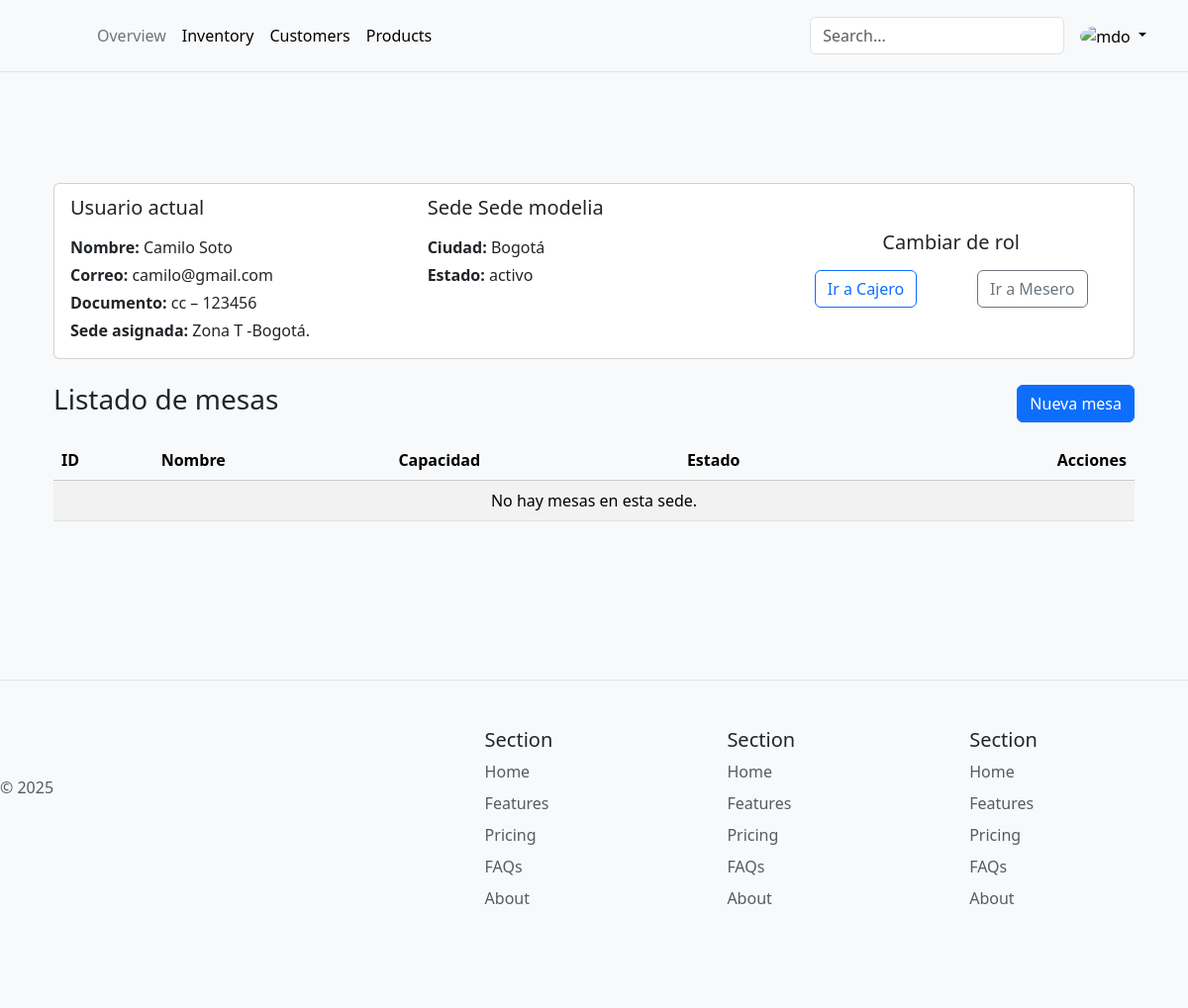
The app's page /adminis/sede/3/detalles/ (signed in), older data.
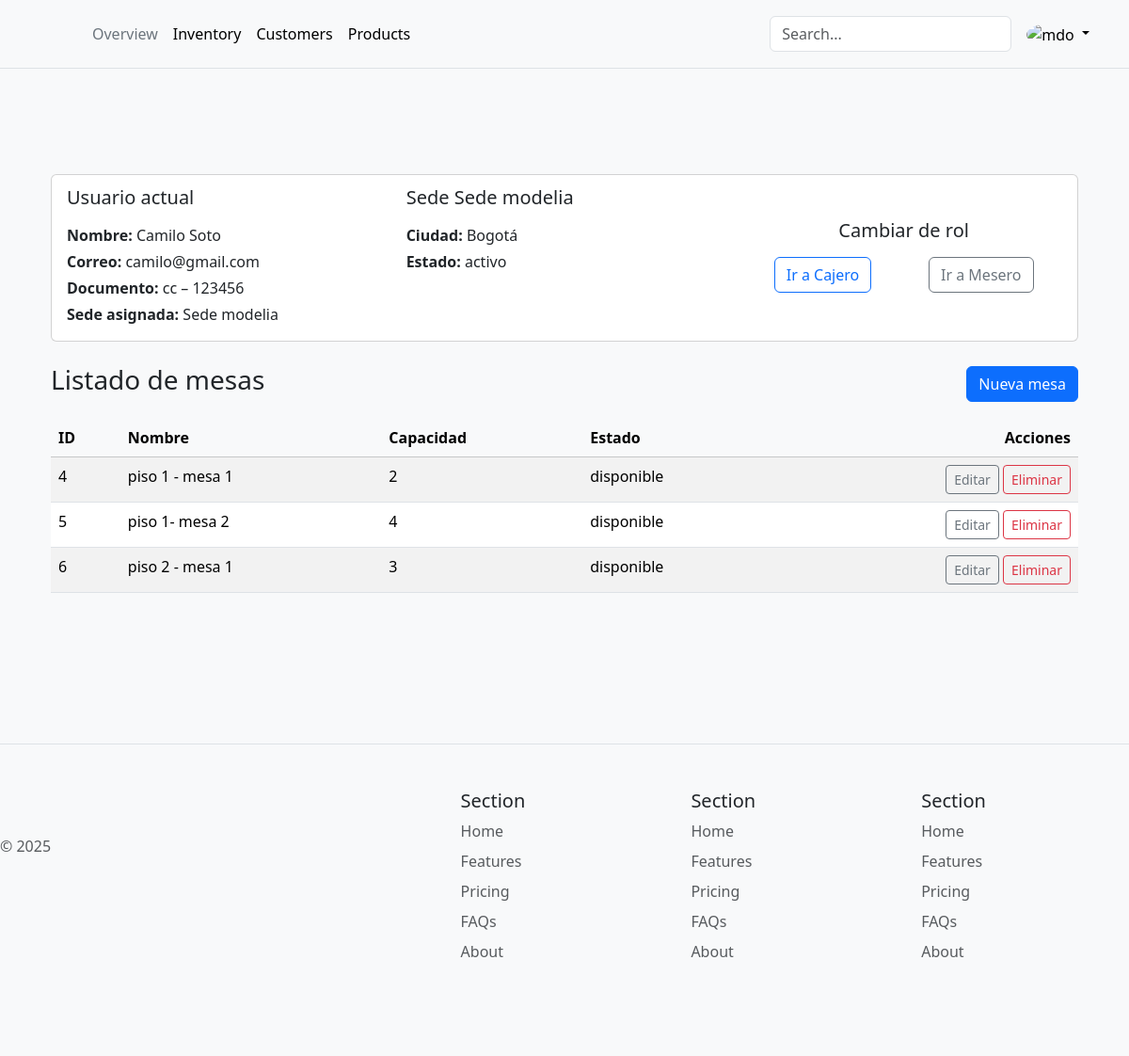
The same page, newer data.
### accounts/models.py (models this page shows, shortened)
class Usuario(AbstractUser):
    TYPEDOCS = (
        ('cc', 'cédula de ciudadania'),
        ('ti', 'tarjeta de identidad'),
        ('ce', 'cédula de extranjería'),
        ('pa', 'pasaporte'),
    )
    ROLES = (
        (1, 'Admin'),
        (2, 'cajero'),
        (3, 'mesero'),
    )
    ESTADO = (
        (0, 'inactivo'),
        (1, 'activo')
    )
    nombres = models.CharField(max_length=100, verbose_name='Nombre(s)')
    apellidos = models.CharField(max_length=100, verbose_name='Apellido(s)')
    tipoDocumento = models.CharField(max_length=5, choices=TYPEDOCS, verbose_name='Tipo de documento')
    numDocumento = models.CharField(max_length=20, unique=True, verbose_name='Número de documento')
    correo = models.EmailField(max_length=100, unique=True, verbose_name='Correo electrónico')
    rol = models.IntegerField(choices=ROLES, default=3)
    estado = models.BooleanField(choices=ESTADO, default=0)
    sede = models.ForeignKey(
        Sede,
        on_delete=models.SET_NULL,
        null=True,
        blank=True,
        related_name='usuarios',
        verbose_name='Sede asignada'
    )
    REQUIRED_FIELDS = ['nombres', 'apellidos', 'tipoDocumento', 'numDocumento', 'rol', 'estado', 'correo']

### adminis/models.py (models this page shows, shortened)
class Sede(models.Model):
    ESTADO = (
        (0, 'inactivo'),
        (1, 'activo')
    )
    idSede = models.AutoField(primary_key=True, db_column='idSede')
    nombre = models.CharField(max_length=100, null=True, db_column='nombre')
    estado = models.BooleanField(choices=ESTADO, null=True, default=1,db_column='estado')
    Ciudad = models.ForeignKey(
        Ciudad,
        on_delete=models.PROTECT,
        db_column='Ciudad_idCiudad',
        related_name='sedes',
        null=True,
        blank=True
    )
    class Meta:
        db_table = 'Sede'
        managed = True
        verbose_name = 'Sede'
        verbose_name_plural = 'Sedes'

class Ciudad(models.Model):
    ESTADO = (
        (0, 'inactivo'),
        (1, 'activo')
    )
    idCiudad = models.AutoField(primary_key=True, db_column='idCiudad')
    nombre = models.CharField(max_length=45, null=True, db_column='nombre')
    estado = models.IntegerField(choices=ESTADO, null=True, default=1,db_column='estado')
    Pais = models.ForeignKey(
        Pais,
        on_delete=models.PROTECT,
        db_column='Pais_idPais',
        related_name='ciudades',
        null=True,
        blank=True
    )
    class Meta:
        db_table = 'Ciudad'
        managed = True
        verbose_name = 'Ciudad'
        verbose_name_plural = 'Ciudades'

### mesero/models.py (models this page shows, shortened)
class Mesa(models.Model):
    ESTADO = (
    (0, 'disponible'),
    (1, 'ocupado')
    )
    nombre = models.CharField(max_length=100, verbose_name='Nombre de la mesa')
    capacidad = models.IntegerField(verbose_name='Capacidad de la mesa')
    estado = models.BooleanField(choices=ESTADO, default=0, verbose_name='Estado de la mesa')
    sede = models.ForeignKey(
        Sede,
        on_delete=models.CASCADE,
        null=False,
        blank=False,
        related_name='mesas',
        verbose_name='Sede asignada'
    )

### adminis/views.py (the view)
# urls.py: path('sede/<int:pk>/detalles/', ChangeRolView.as_view(), name='change_rol'),
class ChangeRolView(LoginRequiredMixin, DetailView):
    model = Sede
    template_name = 'sedes/cambiar_rol.html'
    context_object_name = 'sede'
    def get_context_data(self, **kwargs):
        context = super().get_context_data(**kwargs)
        context['usuario'] = self.request.user
        context['mesas'] = self.object.mesas.all()
        return context

### adminis/templates/sedes/cambiar_rol.html (shortened to what this page needs)
{% extends "base.html" %}
{% block content %}
<div class="container py-5">
  <div class="card mb-4">
    <div class="card-body">
      <div class="row">
        <div class="col-12 col-md-4 mb-4 mb-md-0">
          <h5 class="card-subtitle mb-3">Usuario actual</h5>
          <p class="mb-1"><strong>Nombre:</strong> {{ usuario.nombres }} {{ usuario.apellidos }}</p>
          <p class="mb-1"><strong>Correo:</strong> {{ usuario.correo }}</p>
          <p class="mb-1"><strong>Documento:</strong> {{ usuario.tipoDocumento }} – {{ usuario.numDocumento }}</p>
          <p class="mb-0">
            <strong>Sede asignada:</strong>
            {% if usuario.sede %}
              {{ usuario.sede.nombre }}
            {% else %}
              — Sin sede —
            {% endif %}
          </p>
        </div>
        <div class="col-12 col-md-4 mb-4 mb-md-0">
          <h5 class="card-subtitle mb-3">Sede {{ sede.nombre }}</h5>
          <p class="mb-1"><strong>Ciudad:</strong> {{ sede.Ciudad.nombre }}</p>
          <p class="mb-0"><strong>Estado:</strong> {{ sede.get_estado_display }}</p>
        </div>
        <div class="col-12 col-md-4 d-flex flex-column justify-content-center">
          <h5 class="card-subtitle mb-3 text-center">Cambiar de rol</h5>
          <form method="post" action="{% url 'adminis:update_user_rol' sede.pk %}">
            <div class="d-flex justify-content-around">
              <button name="new_role" value="2" class="btn btn-outline-primary">
                Ir a Cajero
              </button>
              <button name="new_role" value="3" class="btn btn-outline-secondary">
                Ir a Mesero
              </button>
            </div>
          </form>
        </div>
      </div>
    </div>
  </div>
  <div class="mt-4">
      <div class="d-flex justify-content-between align-items-center mb-3">
        <h1 class="h3">Listado de mesas</h1>
        <a href="{% url 'adminis:create_mesa' sede.pk %}" class="btn btn-primary">
           Nueva mesa
        </a>
      </div>
    <table class="table table-striped table-hover">
      <thead class="table-light">
        <tr>
          <th>ID</th>
          <th>Nombre</th>
          <th>Capacidad</th>
          <th>Estado</th>
          <th class="text-end">Acciones</th>
        </tr>
      </thead>
      <tbody>
        {% for mesa in mesas %}
        <tr>
          <td>{{ mesa.pk }}</td>
          <td>{{ mesa.nombre }}</td>
          <td>{{ mesa.capacidad }}</td>
          <td>{{ mesa.get_estado_display }}</td>
          <td class="text-end">
            <a href="{% url 'adminis:update_mesa' mesa.pk %}" class="btn btn-sm btn-outline-secondary">Editar</a>
            <a href="{% url 'adminis:delete_mesa' mesa.pk %}" class="btn btn-sm btn-outline-danger">Eliminar</a>
          </td>
        </tr>
        {% empty %}
        <tr>
          <td colspan="5" class="text-center">No hay mesas en esta sede.</td>
        </tr>
        {% endfor %}
      </tbody>
    </table>
  </div>
</div>
{% endblock %}

### templates/base.html (shortened to what this page needs)
<!DOCTYPE html>
<html lang="es">
<head>
    <link
      href="https://cdn.jsdelivr.net/npm/bootstrap@5.3.5/dist/css/bootstrap.min.css"
      rel="stylesheet"
    >
</head>
<body class="bg-light">
    {% include 'includes/header.html' %}
    <main class="container py-5">
        {% block content %}
        {% endblock %}
    </main>
    {% include 'includes/footer.html' %}
</body>
</html>

### templates/includes/header.html (shortened to what this page needs)
<header class="p-3 mb-3 border-bottom">
  <div class="container">
    <div class="d-flex flex-wrap align-items-center justify-content-center justify-content-lg-start">
      <a href="/" class="d-flex align-items-center mb-2 mb-lg-0 link-body-emphasis text-decoration-none">
        <svg class="bi me-2" width="40" height="32" role="img" aria-label="Bootstrap"><use xlink:href="#bootstrap"></use></svg>
      </a>
      <ul class="nav col-12 col-lg-auto me-lg-auto mb-2 justify-content-center mb-md-0">
        <li><a href="#" class="nav-link px-2 link-secondary">Overview</a></li>
        <li><a href="#" class="nav-link px-2 link-body-emphasis">Inventory</a></li>
        <li><a href="#" class="nav-link px-2 link-body-emphasis">Customers</a></li>
        <li><a href="#" class="nav-link px-2 link-body-emphasis">Products</a></li>
      </ul>
      <form class="col-12 col-lg-auto mb-3 mb-lg-0 me-lg-3" role="search">
        <input type="search" class="form-control" placeholder="Search..." aria-label="Search">
      </form>
      <div class="dropdown text-end">
        <a href="#" class="d-block link-body-emphasis text-decoration-none dropdown-toggle" data-bs-toggle="dropdown" aria-expanded="false">
          <img src="https://github.com/mdo.png" alt="mdo" width="32" height="32" class="rounded-circle">
        </a>
      </div>
    </div>
  </div>
</header>

### templates/includes/footer.html
<footer class="row row-cols-1 row-cols-sm-2 row-cols-md-5 py-5 my-5 border-top">
  <div class="col mb-3">
    <a href="/" class="d-flex align-items-center mb-3 link-body-emphasis text-decoration-none" aria-label="Bootstrap">
      <svg class="bi me-2" width="40" height="32" aria-hidden="true"><use xlink:href="#bootstrap"></use></svg>
    </a>
    <p class="text-body-secondary">© 2025</p>
  </div>
  <div class="col mb-3">
  </div>
  <div class="col mb-3">
    <h5>Section</h5>
    <ul class="nav flex-column">
      <li class="nav-item mb-2"><a href="#" class="nav-link p-0 text-body-secondary">Home</a></li>
      <li class="nav-item mb-2"><a href="#" class="nav-link p-0 text-body-secondary">Features</a></li>
      <li class="nav-item mb-2"><a href="#" class="nav-link p-0 text-body-secondary">Pricing</a></li>
      <li class="nav-item mb-2"><a href="#" class="nav-link p-0 text-body-secondary">FAQs</a></li>
      <li class="nav-item mb-2"><a href="#" class="nav-link p-0 text-body-secondary">About</a></li>
    </ul>
  </div>
  <div class="col mb-3">
    <h5>Section</h5>
    <ul class="nav flex-column">
      <li class="nav-item mb-2"><a href="#" class="nav-link p-0 text-body-secondary">Home</a></li>
      <li class="nav-item mb-2"><a href="#" class="nav-link p-0 text-body-secondary">Features</a></li>
      <li class="nav-item mb-2"><a href="#" class="nav-link p-0 text-body-secondary">Pricing</a></li>
      <li class="nav-item mb-2"><a href="#" class="nav-link p-0 text-body-secondary">FAQs</a></li>
      <li class="nav-item mb-2"><a href="#" class="nav-link p-0 text-body-secondary">About</a></li>
    </ul>
  </div>
  <div class="col mb-3">
    <h5>Section</h5>
    <ul class="nav flex-column">
      <li class="nav-item mb-2"><a href="#" class="nav-link p-0 text-body-secondary">Home</a></li>
      <li class="nav-item mb-2"><a href="#" class="nav-link p-0 text-body-secondary">Features</a></li>
      <li class="nav-item mb-2"><a href="#" class="nav-link p-0 text-body-secondary">Pricing</a></li>
      <li class="nav-item mb-2"><a href="#" class="nav-link p-0 text-body-secondary">FAQs</a></li>
      <li class="nav-item mb-2"><a href="#" class="nav-link p-0 text-body-secondary">About</a></li>
    </ul>
  </div>
</footer>

### templates/base.html (style rules this page uses)
:root { --bs-primary: #d39e2e; --bs-primary-rgb: 211,158,46; --bs-body-color: #333; --bs-body-bg: #f9f9f9; }
body { color: var(--bs-body-color); background-color: var(--bs-body-bg) !important; }

Row changes from the older to the newer data that the page shows:
changed Usuario "Camilo": sede.nombre "Zona T -Bogotá." → "Sede modelia"
added Mesa: pk "4", nombre "piso 1 - mesa 1", capacidad "2", estado "disponible"
added Mesa: pk "5", nombre "piso 1- mesa 2", capacidad "4", estado "disponible"
added Mesa: pk "6", nombre "piso 2 - mesa 1", capacidad "3", estado "disponible"
Text that changed along with them:
text no longer shown: "No hay mesas en esta sede."
